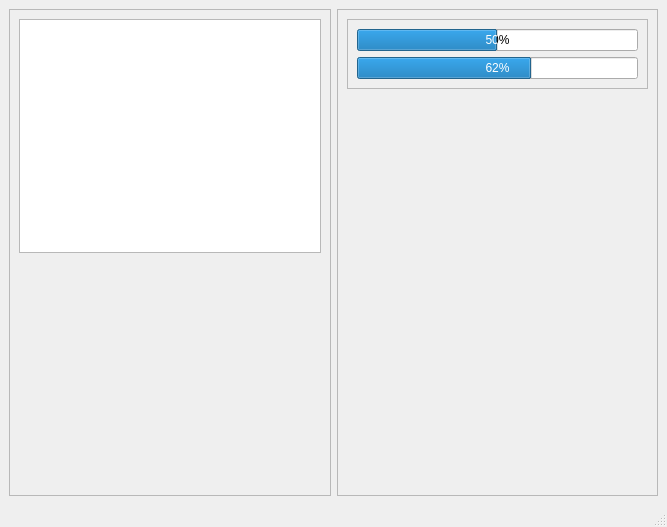
<?xml version="1.0" encoding="UTF-8"?>
<ui version="4.0">
 <class>MainWindow</class>
 <widget class="QMainWindow" name="MainWindow">
  <property name="geometry">
   <rect>
    <x>0</x>
    <y>0</y>
    <width>667</width>
    <height>527</height>
   </rect>
  </property>
  <property name="windowTitle">
   <string>MainWindow</string>
  </property>
  <widget class="QWidget" name="centralwidget">
   <layout class="QHBoxLayout" name="horizontalLayout_2">
    <item>
     <widget class="QFrame" name="frame_left">
      <property name="frameShape">
       <enum>QFrame::StyledPanel</enum>
      </property>
      <property name="frameShadow">
       <enum>QFrame::Raised</enum>
      </property>
      <layout class="QVBoxLayout" name="verticalLayout_2">
       <item>
        <widget class="QGraphicsView" name="graphicsView"/>
       </item>
       <item>
        <spacer name="verticalSpacer">
         <property name="orientation">
          <enum>Qt::Vertical</enum>
         </property>
         <property name="sizeHint" stdset="0">
          <size>
           <width>20</width>
           <height>215</height>
          </size>
         </property>
        </spacer>
       </item>
      </layout>
     </widget>
    </item>
    <item>
     <widget class="QFrame" name="frame_right">
      <property name="frameShape">
       <enum>QFrame::StyledPanel</enum>
      </property>
      <property name="frameShadow">
       <enum>QFrame::Raised</enum>
      </property>
      <layout class="QVBoxLayout" name="verticalLayout">
       <item>
        <widget class="QFrame" name="frame">
         <property name="frameShape">
          <enum>QFrame::StyledPanel</enum>
         </property>
         <property name="frameShadow">
          <enum>QFrame::Raised</enum>
         </property>
         <layout class="QVBoxLayout" name="verticalLayout_3">
          <item>
           <widget class="QProgressBar" name="analog_left_x">
            <property name="minimum">
             <number>-100</number>
            </property>
            <property name="maximum">
             <number>100</number>
            </property>
            <property name="value">
             <number>0</number>
            </property>
           </widget>
          </item>
          <item>
           <widget class="QProgressBar" name="analog_right_y">
            <property name="minimum">
             <number>-100</number>
            </property>
            <property name="value">
             <number>24</number>
            </property>
           </widget>
          </item>
         </layout>
        </widget>
       </item>
       <item>
        <spacer name="verticalSpacer_2">
         <property name="orientation">
          <enum>Qt::Vertical</enum>
         </property>
         <property name="sizeHint" stdset="0">
          <size>
           <width>20</width>
           <height>215</height>
          </size>
         </property>
        </spacer>
       </item>
      </layout>
     </widget>
    </item>
   </layout>
  </widget>
  <widget class="QMenuBar" name="menubar">
   <property name="geometry">
    <rect>
     <x>0</x>
     <y>0</y>
     <width>667</width>
     <height>25</height>
    </rect>
   </property>
  </widget>
  <widget class="QStatusBar" name="statusbar"/>
 </widget>
 <resources/>
 <connections/>
</ui>
